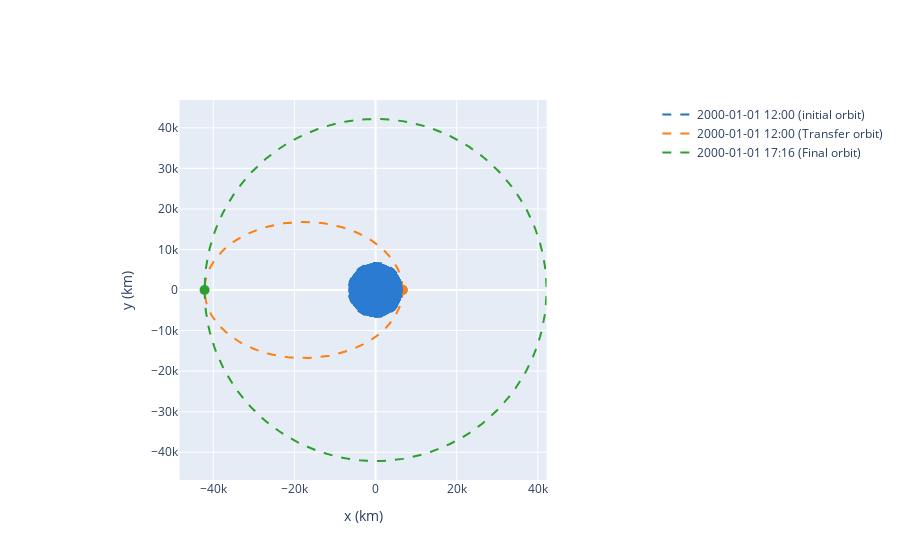

The notebook cell saved with this chart:
### Code cell
op = OrbitPlotter2D()
orb_i = Orbit.circular(Earth, alt=300 << u.km)
hoh = Maneuver.hohmann(orb_i, 42164 << u.km)
orb_a, orb_f = orb_i.apply_maneuver(hoh, intermediate=True)
op.plot(orb_i, label="initial orbit")
op.plot(orb_a, label="Transfer orbit")
op.plot(orb_f, label="Final orbit")

### Figure 1 — Plotly figure (JSON) as saved in the notebook; plotly's stock layout.template omitted (floating-point values rounded to 4 significant figures; data arrays with more than 128 entries replaced by an {"elided": "..."} marker saying what was removed)
{"data": [{"hoverinfo": "none", "line": {"color": "rgb(31, 119, 180)", "dash": "dash", "width": 2}, "mode": "lines", "name": "2000-01-01 12:00 (initial orbit)", "type": "scatter", "x": {"elided": "150 float values"}, "y": {"elided": "150 float values"}}, {"marker": {"color": "rgb(31, 119, 180)", "size": 10, "symbol": "circle"}, "mode": "markers", "showlegend": false, "type": "scatter", "x": [6678.0], "y": [0]}, {"hoverinfo": "none", "line": {"color": "rgb(255, 127, 14)", "dash": "dash", "width": 2}, "mode": "lines", "name": "2000-01-01 12:00 (Transfer orbit)", "type": "scatter", "x": {"elided": "150 float values"}, "y": {"elided": "150 float values"}}, {"marker": {"color": "rgb(255, 127, 14)", "size": 10, "symbol": "circle"}, "mode": "markers", "showlegend": false, "type": "scatter", "x": [6678.0], "y": [0]}, {"hoverinfo": "none", "line": {"color": "rgb(44, 160, 44)", "dash": "dash", "width": 2}, "mode": "lines", "name": "2000-01-01 17:16 (Final orbit)", "type": "scatter", "x": {"elided": "150 float values"}, "y": {"elided": "150 float values"}}, {"marker": {"color": "rgb(44, 160, 44)", "size": 10, "symbol": "circle"}, "mode": "markers", "showlegend": false, "type": "scatter", "x": [-42160.0], "y": [4.261e-11]}], "layout": {"autosize": true, "shapes": [{"fillcolor": "#2a7bd1", "line": {"color": "#2a7bd1"}, "opacity": 1, "type": "circle", "x0": -6378.0, "x1": 6378.0, "xref": "x", "y0": -6378.0, "y1": 6378.0, "yref": "y"}, {"fillcolor": "#2a7bd1", "line": {"color": "#2a7bd1"}, "opacity": 1, "type": "circle", "x0": -6378.0, "x1": 6378.0, "xref": "x", "y0": -6378.0, "y1": 6378.0, "yref": "y"}, {"fillcolor": "#2a7bd1", "line": {"color": "#2a7bd1"}, "opacity": 1, "type": "circle", "x0": -6378.0, "x1": 6378.0, "xref": "x", "y0": -6378.0, "y1": 6378.0, "yref": "y"}, {"fillcolor": "#2a7bd1", "line": {"color": "#2a7bd1"}, "opacity": 1, "type": "circle", "x0": -6378.0, "x1": 6378.0, "xref": "x", "y0": -6378.0, "y1": 6378.0, "yref": "y"}, {"fillcolor": "#2a7bd1", "line": {"color": "#2a7bd1"}, "opacity": 1, "type": "circle", "x0": -6378.0, "x1": 6378.0, "xref": "x", "y0": -6378.0, "y1": 6378.0, "yref": "y"}, {"fillcolor": "#2a7bd1", "line": {"color": "#2a7bd1"}, "opacity": 1, "type": "circle", "x0": -6378.0, "x1": 6378.0, "xref": "x", "y0": -6378.0, "y1": 6378.0, "yref": "y"}], "xaxis": {"constrain": "domain", "title": {"text": " x (km)"}}, "yaxis": {"scaleanchor": "x", "title": {"text": " y (km)"}}}}
